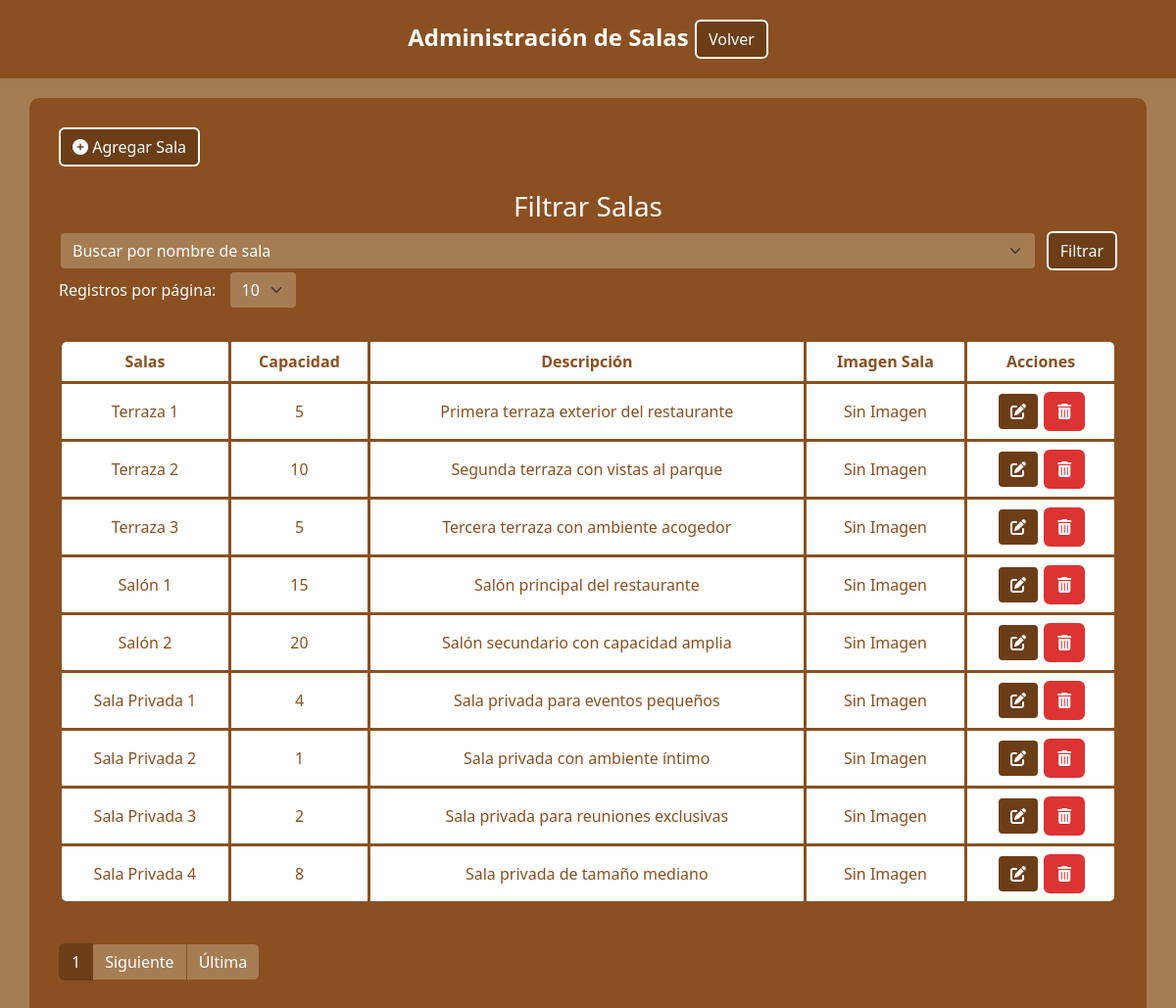
The page /admin/gestionEdicion/crudSalas.php (signed in) on the database its author committed.
### tables this page shows
CREATE TABLE tbl_rooms (
    room_id INT PRIMARY KEY AUTO_INCREMENT,
    name_rooms VARCHAR(50) NOT NULL,
    capacity INT NOT NULL,
    description TEXT,
    image_path VARCHAR(255) DEFAULT NULL,   
    room_type ENUM('terraza', 'salon', 'vip') NOT NULL   
);

### admin/gestionEdicion/crudSalas.php (the view, shortened to what this page needs)
<?php
include_once('../../conexion/conexion.php');
$recordsPerPage = isset($_POST['recordsPerPage']) ? intval($_POST['recordsPerPage']) : (isset($_SESSION['recordsPerPage']) ? intval($_SESSION['recordsPerPage']) : 10);
$currentPage = isset($_GET['page']) ? max(1, intval($_GET['page'])) : 1;
$params = [];
$whereSql = '';
$whereSql = ltrim($whereSql, " AND");
$whereSql = $whereSql ? "WHERE " . $whereSql : "";
$sqlCount = "
    SELECT COUNT(*)
    FROM tbl_tables
    INNER JOIN tbl_rooms ON tbl_tables.room_id = tbl_rooms.room_id
    $whereSql
";
$stmtCount = $conexion->prepare($sqlCount);
$stmtCount->execute($params);
$totalRecords = $stmtCount->fetchColumn();
$totalPages = ceil($totalRecords / $recordsPerPage);
$offset = ($currentPage - 1) * $recordsPerPage;
$sqlMesas = "
    SELECT tbl_rooms.room_id,
           tbl_rooms.name_rooms AS room_name,
           tbl_rooms.capacity,
           tbl_rooms.image_path,
           tbl_rooms.description
    FROM tbl_rooms
    $whereSql
    LIMIT :limit OFFSET :offset
";
$stmtMesas = $conexion->prepare($sqlMesas);
$stmtMesas->bindParam(':limit', $recordsPerPage, PDO::PARAM_INT);
$stmtMesas->bindParam(':offset', $offset, PDO::PARAM_INT);
$stmtMesas->execute();
?>
<!DOCTYPE html>
<html lang="es">
<head>
    <link href="https://cdn.jsdelivr.net/npm/bootstrap@5.3.3/dist/css/bootstrap.min.css" rel="stylesheet">
    <link href="https://cdnjs.cloudflare.com/ajax/libs/font-awesome/6.0.0-beta3/css/all.min.css" rel="stylesheet">
</head>
<body>
    <div class="top-bar">
        Administración de Salas
        <a href="../principalAdmin.php" class="btn btn-primary">Volver</a>
    </div>
    <div class="container">
        <div class="d-flex justify-content-between mb-4">
            <a href="agregarSala.php" class="btn btn-primary">
                <i class="fas fa-plus-circle"></i> Agregar Sala
            </a>
        </div>
        <div class="mt-4">
            <h3>Filtrar Salas</h3>
            <form class="form-inline" method="POST">
                <input type="text" name="name_rooms" class="form-select" placeholder="Buscar por nombre de sala" value="<?= isset($_POST['name_rooms']) ? htmlspecialchars($_POST['name_rooms']) : ''; ?>">
                <button type="submit" class="btn btn-warning">Filtrar</button>
            </form>
        </div>
        <form method="POST" class="mb-3">
            <label for="recordsPerPage" class="me-2">Registros por página:</label>
            <select name="recordsPerPage" id="recordsPerPage" class="form-select w-auto d-inline" onchange="this.form.submit();">
                <option value="10" <?= $recordsPerPage == 10 ? 'selected' : ''; ?>>10</option>
            </select>
        </form>
        <div>
            <table class="table">
                <thead>
                    <tr>
                        <th>Salas</th>
                        <th>Capacidad</th>
                        <th>Descripción</th>
                        <th>Imagen Sala</th>
                        <th>Acciones</th>
                    </tr>
                </thead>
                <tbody>
                    <?php if ($stmtMesas->rowCount() > 0) {
                        while ($mesa = $stmtMesas->fetch()) { ?>
                            <tr>
                                <td><?= htmlspecialchars($mesa['room_name']); ?></td>
                                <td><?= htmlspecialchars($mesa['capacity']); ?></td>
                                <td><?= htmlspecialchars($mesa['description']); ?></td>
                                <td>
                                    <?php if (!empty($mesa['image_path'])) { ?>
                                        <img src="../../<?= htmlspecialchars($mesa['image_path']); ?>" alt="Mesa" class="mt-3 img-thumbnail" style="max-width: 400px; max-height: 300px; object-fit: cover;">
                                    <?php } else { ?>
                                        Sin Imagen
                                    <?php } ?>
                                </td>
                                <td>
                                    <a href="editarSala.php?id=<?= $mesa['room_id']; ?>" class="btn btn-warning">
                                        <i class="fas fa-edit"></i>
                                    </a>
                                    <form action="eliminarSala.php" method="POST" style="display:inline;">
                                        <button type="submit" class="btn btn-danger" onclick="return confirm('¿Estás seguro de eliminar esta sala?')">
                                            <i class="fas fa-trash-alt"></i>
                                        </button>
                                    </form>
                                </td>
                            </tr>
                        <?php }
                    } else { ?>
                        <tr>
                            <td colspan="6" class="text-center">No hay mesas disponibles.</td>
                        </tr>
                    <?php } ?>
                </tbody>
            </table>
            <div class="pagination">
                <ul class="pagination">
                    <li class="page-item active"><span class="page-link"><?= $currentPage ?></span></li>
                    <?php if ($currentPage < $totalPages) { ?>
                        <li class="page-item"><a class="page-link" href="?page=<?= $currentPage + 1 ?>">Siguiente</a></li>
                        <li class="page-item"><a class="page-link" href="?page=<?= $totalPages ?>">Última</a></li>
                    <?php } ?>
                </ul>
            </div>
        </div>
    </div>
</body>
</html>

### admin/gestionEdicion/crudSalas.php (style rules this page uses)
body { background-color: #a67c52; }
.top-bar { background-color: #8A5021; padding: 20px; margin-bottom: 20px; text-align: center; color: white; font-size: 1.5rem; font-weight: bold; }
.container { padding: 30px; margin-top: 20px; background-color: #8A5021; border-radius: 10px; color: white; }
h1, h3 { text-align: center; }
.form-inline { display: flex; align-items: center; justify-content: flex-start; flex-wrap: nowrap; gap: 10px; }
.btn-primary, .btn-warning, .btn-danger { background-color: #6c3e18; color: white; border: 2px solid white; }
.table { margin-top: 30px; border-radius: 8px; border: 3px solid #8A5021; overflow: hidden; }
.table th, .table td { text-align: center; vertical-align: middle; color: #8A5021; border: 3px solid #8A5021; }
.table thead { background-color: #6c3e18; color: white; }
.table tbody { background-color: #8A5021; }
.pagination { margin-top: 20px; }
.pagination .page-item.active .page-link { background-color: #6c3e18; border-color: #6c3e18; }
.pagination .page-item .page-link { background-color: #a67c52; border-color: #8A5021; color: white; }
.form-select { background-color: #a67c52; color: white; border: 2px solid #8A5021; }
.btn-danger { background-color: #d33; border-color: #d33; }
input::placeholder, select::placeholder { color: white; }

### rows shown on the page
tbl_rooms: name_rooms "Terraza 1", capacity "5", description "Primera terraza exterior del restaurante", shows "Sin Imagen"
tbl_rooms: name_rooms "Terraza 2", capacity "10", description "Segunda terraza con vistas al parque", shows "Sin Imagen"
tbl_rooms: name_rooms "Terraza 3", capacity "5", description "Tercera terraza con ambiente acogedor", shows "Sin Imagen"
tbl_rooms: name_rooms "Salón 1", capacity "15", description "Salón principal del restaurante", shows "Sin Imagen"
tbl_rooms: name_rooms "Salón 2", capacity "20", description "Salón secundario con capacidad amplia", shows "Sin Imagen"
tbl_rooms: name_rooms "Sala Privada 1", capacity "4", description "Sala privada para eventos pequeños", shows "Sin Imagen"
tbl_rooms: name_rooms "Sala Privada 2", capacity "1", description "Sala privada con ambiente íntimo", shows "Sin Imagen"
tbl_rooms: name_rooms "Sala Privada 3", capacity "2", description "Sala privada para reuniones exclusivas", shows "Sin Imagen"
tbl_rooms: name_rooms "Sala Privada 4", capacity "8", description "Sala privada de tamaño mediano", shows "Sin Imagen"

### other values the page prints
$currentPage "1"
